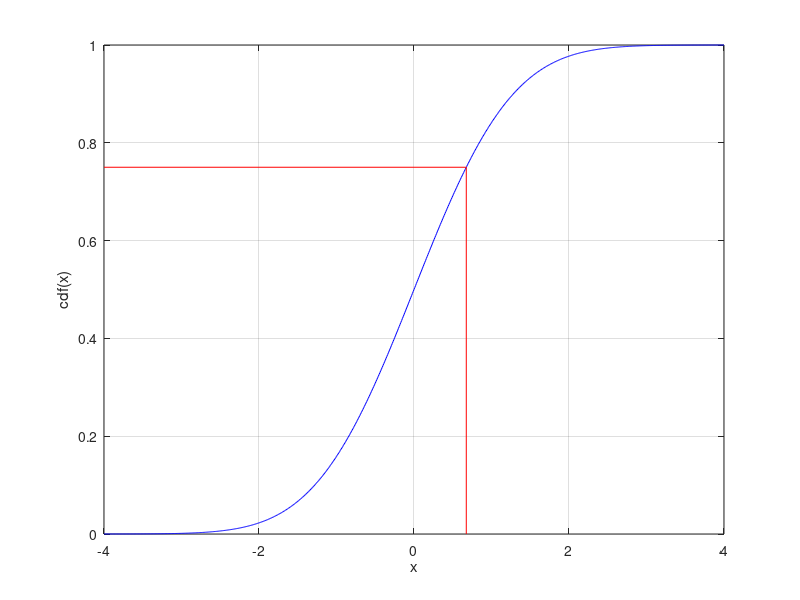

This chart was generated by the following MATLAB code:
%% inverse_transform_sampling.m
close all;
clear all;

x = -4:0.01:4;
% y = zeros(size(x));
% for i = 1:length(x)
%     y(i) = ;
% end
y = normcdf(x,0,1);
figure;
axes('Parent',gcf,'FontSize',18);
plot(x,y,'b-');
hold on;
plot([-4 0.6746],[0.75 0.75],'r-');
plot([0.6746 0.6746],[0 0.75],'r-');

xlabel('x');
ylabel('cdf(x)');
grid on;


